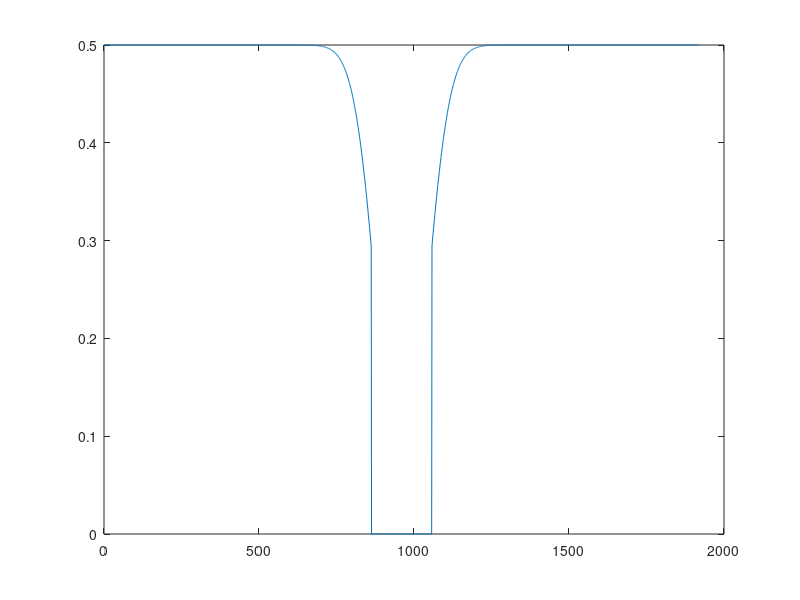

Recreate this plot in MATLAB. (Note: this script raises an error after producing the figure.)

%% Dependencies
curpath = fileparts(mfilename('fullpath'));
dmdDir=fullfile(curpath,'DMDConnect');
addpath(dmdDir);addpath(genpath(dmdDir))   
%% Define  Image

% Initialize to ones
% I=ones(1080,1920);

% Initialize to zeros
% I=zeros(1080,1920);
% 
% R=100;
% [xx,yy]=meshgrid(1:1920,1:1080);
% inds=sqrt((xx-1920/2).^2+(yy-1080/2).^2)<R;
% I(inds)=1;

% inds=sqrt((xx-1920/2).^2+(yy-1080/2-200).^2)<R;
% I(inds)=0;
% 
% inds=sqrt((xx-1920/2).^2+(yy-(1080/2+200)).^2)<R;
% I(inds)=0;

% inds=sqrt((xx-(1920/2-200)).^2+(yy-1080/2).^2)<R;
% I(inds)=0;
% 
% inds=sqrt((xx-(1920/2+200)).^2+(yy-1080/2).^2)<R;
% I(inds)=0;

%% Fun shapes
% I=makeUoT;
% I=~I;

%% Gaussian dimple

% Initialize to ones
I=ones(1080,1920);
[xx,yy]=meshgrid(1:1920,1:1080);
s=75; % gaussian radius in pixels

I=I-exp(-((xx-1920/2).^2+(yy-1080/2).^2)/(2*s^2));

R=100;
[xx,yy]=meshgrid(1:1920,1:1080);
inds=sqrt((xx-1920/2).^2+(yy-1080/2).^2)<R;
I(inds)=0;






%% Parabolic dimple

% Initialize to ones
% I=ones(1080,1920);
% [xx,yy]=meshgrid(1:1920,1:1080);
% 
% R=400;    % Radius of zero potential
% a=1/R^2; % Curvature term
% 
% 
% rr=((xx-1920/2).^2+(yy-1080/2).^2).^(1/2);
% I=a*rr.^2;
% I(rr>R)=1;




%%
% Deconvole with gaussian profile of beam
doGrayScale=1;
if doGrayScale
    I=I*0.5;
    
    figure(100)
    plot(I(520,:))
    
    str='DCC_2021-08-06_16-47-29.mat'; 
    Zbeam = getGaussEnvelope(str);
    
    % Divide by envelope
    I1=I./Zbeam;
    I1=real(I1);
    
    % Threshold the data
    I1(I1>1)=1;
    
    % Account for non-linearity
    I2=I1.^(1/2);    
    
    % Dither
    I3a=dither(I2);
    I3b=stucki(I2);
    
    % Plot results
    figure(101)
    subplot(321)
    imagesc(I)
    caxis([0 1]);
    colorbar;
    axis equal tight
    title('target');

    subplot(322)
    imagesc(Zbeam)
    caxis([0 1]);
    colorbar;
    axis equal tight
    title('gauss');

    subplot(323)
    imagesc(I1);
    caxis([0 1]);
    colorbar;
    axis equal tight
    title('grayscale');
    
    subplot(324)
    imagesc(I2);
    caxis([0 1]);
    colorbar;
    axis equal tight
    title('grayscale + non linearity');  
    
    subplot(325)
    imagesc(I3a);
    caxis([0 1]);
    colorbar;
    axis equal tight
    title('dither 1');  
    
    subplot(326)
    imagesc(I3b);
    caxis([0 1]);
    colorbar;
    axis equal tight
    title('dither 2');  
    
    I=I3b;
    
end


% Convert to zeros and ones if not already done
I=logical(I);
I=~I;

% Flip vertically due to imaging system
Iflip=flip(I,1);

hFI=figure(103);
imagesc(I);

% Convert image to BMP
fprintf('Converting image matrix to compressed BMP ... ');
BMP=prepBMP(Iflip);
disp('done');



%% Define Pattern

%Define Pattern Settings
pat=struct;
pat.idx             = 0;        % pattern index
pat.exposureTime    = 1000E3;   % exposure time in us
pat.clearAfter      = 1;        % clear pattern after exposure
pat.bitDepth        = 1;        % desired bit depth (1 corresponds to bitdepth of 1)
pat.leds            = 0;        % select which color to use
pat.triggerIn       = 1;        % wait for trigger or cuntinue
pat.darkTime        = 0;        % dark time after exposure in us
pat.triggerOut      = 0;        % use trigger2 as output
pat.patternIdx      = 0;        % image pattern index
pat.bitPosition     = 0;        % bit position in image pattern

% Set images to be one, no
numImages=1;
numRepititions=0; % 0 means forever?



%% Initialize DMD

if ~exist('dmd_handle','var') || ~isvalid(dmd_handle)
    % Connect and initialize DMD
    disp('connecting to dmd');
    dmd_handle=DMD('debug',0);
end


if dmd_handle.sleeping
    dmd_handle.wakeup;
end


if dmd_handle.isidle
    dmd_handle.active;
end

% Display firmware version
dmd_handle.fwVersion

% Stop any existing sequences
disp('Stopping any running sequences');
dmd_handle.patternControl(0);

% Set display mode to 3 (Pattern-on-the-fly);
disp('Setting to Pattern-on-the-fly mode');
dmd_handle.setMode(3);

%% Upload Image

% Prepare the DMD
dmd_handle.initPatternLoad(0,size(BMP,1));

% Do the upload
fprintf('Uploading BMP ... ');
dmd_handle.uploadPattern(BMP);
disp('done');

%% Send Pattern settings

% Update pattern definition
fprintf('Sending pattern settings ... ');
dmd_handle.definePattern(pat);
disp('done');


dmd_handle.numOfImages(numImages,numRepititions);

%% Start Sequence

% Start the sequence
dmd_handle.patternControl(2); % 0 : stop, 1: pause, 2: start

% Disconnect from DMD
%dmd_handle.delete;
%delete(dmd_handle);
%clear('dmd_handle');